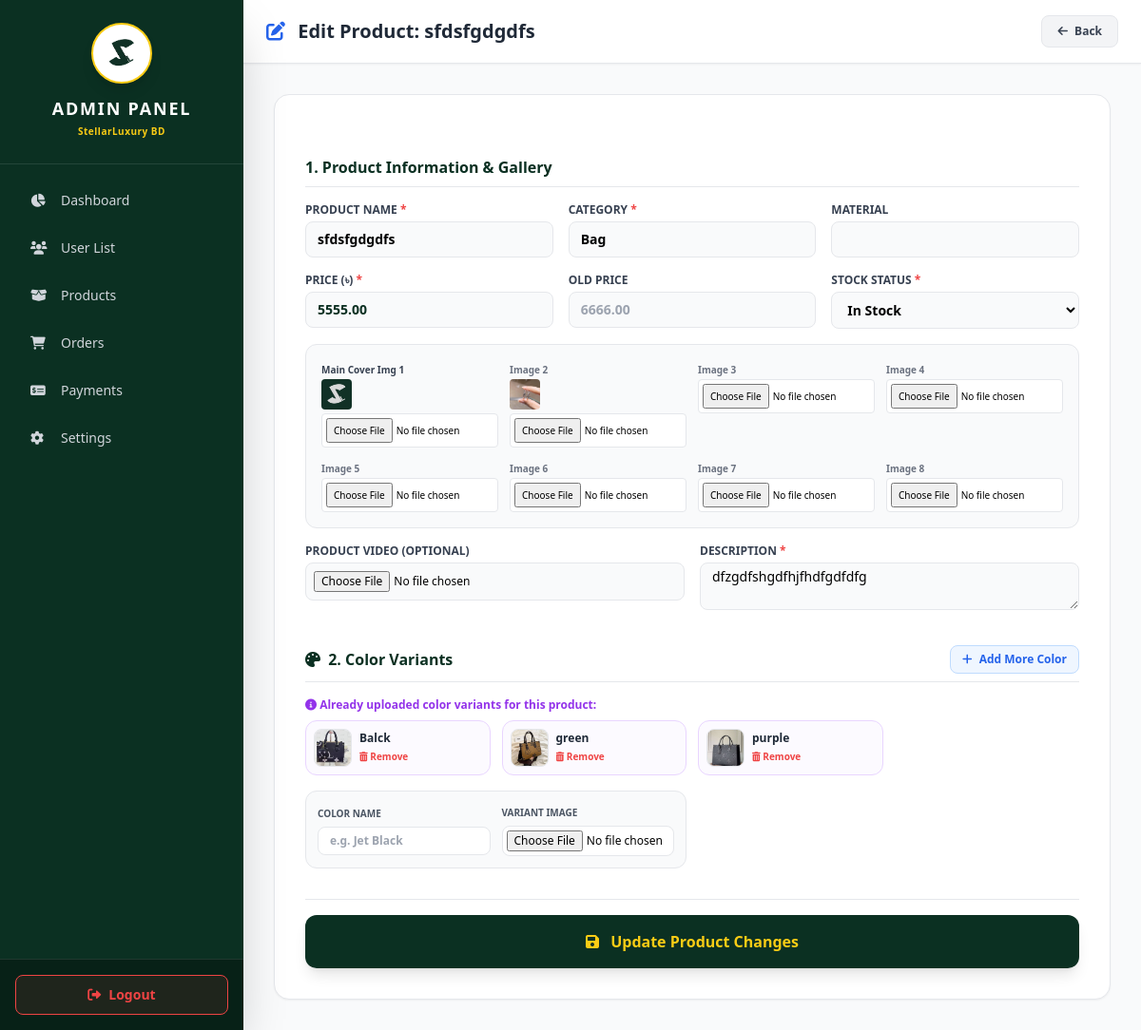
The page /admin/add_variant_product.php?edit=13 (signed in) on the database its author committed.
### tables this page shows
CREATE TABLE `products` (
  `id` int(11) NOT NULL,
  `name` varchar(255) NOT NULL,
  `category` varchar(100) NOT NULL,
  `material` varchar(100) NOT NULL,
  `price` decimal(10,2) NOT NULL,
  `old_price` decimal(10,2) DEFAULT NULL,
  `stock_status` varchar(50) NOT NULL,
  `image` varchar(255) NOT NULL,
  `video` varchar(255) DEFAULT NULL,
  `image2` varchar(255) DEFAULT NULL,
  `image3` varchar(255) DEFAULT NULL,
  `image4` varchar(255) DEFAULT NULL,
  `image5` varchar(255) DEFAULT NULL,
  `image6` varchar(255) DEFAULT NULL,
  `image7` varchar(255) DEFAULT NULL,
  `image8` varchar(255) DEFAULT NULL,
  `description` text NOT NULL
);

CREATE TABLE `product_color_variants` (
  `id` int(11) NOT NULL,
  `product_id` int(11) NOT NULL,
  `variant_image` varchar(255) NOT NULL,
  `color_name` varchar(100) NOT NULL,
  `created_at` timestamp NOT NULL DEFAULT current_timestamp()
);

### admin/add_variant_product.php (the view, shortened to what this page needs)
<?php
include '../db.php';
$edit_mode = false;
$product = [
    'name' => '', 'category' => '', 'material' => '', 'price' => '',
    'old_price' => '', 'stock_status' => 'In Stock', 'description' => '',
    'image' => '', 'image2' => '', 'image3' => '', 'image4' => '',
    'image5' => '', 'image6' => '', 'image7' => '', 'image8' => '', 'video' => ''
];
$existing_variants = [];
if(isset($_GET['edit'])) {
    $edit_id = (int)$_GET['edit'];
    $res = $conn->query("SELECT * FROM products WHERE id = $edit_id");
    if($res->num_rows > 0) {
        $product = $res->fetch_assoc();
        $edit_mode = true;
        $v_res = $conn->query("SELECT * FROM product_color_variants WHERE product_id = $edit_id");
        while($v = $v_res->fetch_assoc()) {
            $existing_variants[] = $v;
        }
    }
}
?>
<!DOCTYPE html>
<html lang="en">
<head>
    <script src="https://cdn.tailwindcss.com"></script>
    <link rel="stylesheet" href="https://cdnjs.cloudflare.com/ajax/libs/font-awesome/6.0.0/css/all.min.css">
</head>
<body class="bg-gray-50 flex flex-col md:flex-row h-screen overflow-hidden text-sm font-sans">
    <?php include 'sidebar.php'; ?>
    <main class="flex-1 flex flex-col h-full overflow-hidden relative">
        <header class="bg-white shadow-sm border-b border-gray-200 px-6 py-4 flex justify-between items-center z-10">
            <h1 class="text-xl font-extrabold text-gray-800">
                <i class="fas <?php echo $edit_mode ? 'fa-edit text-blue-600' : 'fa-palette text-[#0B3022];'; ?> mr-2"></i>
                <?php echo $edit_mode ? 'Edit Product: ' . htmlspecialchars($product['name']) : 'Add Color Variant Product'; ?>
            </h1>
            <a href="products.php" class="bg-gray-100 text-gray-700 px-4 py-2 rounded-lg font-bold border hover:bg-gray-200 transition text-xs"><i class="fas fa-arrow-left mr-1"></i> Back</a>
        </header>
        <div class="flex-1 overflow-y-auto p-4 md:p-8 custom-scrollbar">
            <form action="" method="POST" enctype="multipart/form-data" class="bg-white rounded-2xl shadow-sm border border-gray-200 max-w-5xl mx-auto p-6 md:p-8 space-y-8">
                <div>
                    <h3 class="text-base font-extrabold text-[#0B3022] border-b pb-2 mb-4">1. Product Information & Gallery</h3>
                    <div class="grid grid-cols-1 md:grid-cols-3 gap-4 mb-4">
                        <div>
                            <label class="block text-xs font-bold text-gray-700 uppercase mb-1">Product Name <span class="text-red-500">*</span></label>
                            <input type="text" name="name" value="<?php echo htmlspecialchars($product['name']); ?>" required class="w-full border rounded-lg px-3 py-2 font-bold outline-none bg-gray-50">
                        </div>
                        <div>
                            <label class="block text-xs font-bold text-gray-700 uppercase mb-1">Category <span class="text-red-500">*</span></label>
                            <input type="text" name="category" value="<?php echo htmlspecialchars($product['category']); ?>" required class="w-full border rounded-lg px-3 py-2 font-bold outline-none bg-gray-50">
                        </div>
                        <div>
                            <label class="block text-xs font-bold text-gray-700 uppercase mb-1">Material</label>
                            <input type="text" name="material" value="<?php echo htmlspecialchars($product['material']); ?>" class="w-full border rounded-lg px-3 py-2 font-bold outline-none bg-gray-50">
                        </div>
                        <div>
                            <label class="block text-xs font-bold text-gray-700 uppercase mb-1">Price (৳) <span class="text-red-500">*</span></label>
                            <input type="number" name="price" value="<?php echo $product['price']; ?>" required class="w-full border rounded-lg px-3 py-2 font-black text-[#0B3022] outline-none bg-gray-50">
                        </div>
                        <div>
                            <label class="block text-xs font-bold text-gray-700 uppercase mb-1">Old Price</label>
                            <input type="number" name="old_price" value="<?php echo $product['old_price']; ?>" class="w-full border rounded-lg px-3 py-2 font-bold text-gray-400 outline-none bg-gray-50">
                        </div>
                        <div>
                            <label class="block text-xs font-bold text-gray-700 uppercase mb-1">Stock Status <span class="text-red-500">*</span></label>
                            <select name="stock_status" required class="w-full border rounded-lg px-3 py-2 font-bold outline-none bg-gray-50">
                                <option value="In Stock" <?php if($product['stock_status']=='In Stock') echo 'selected'; ?>>In Stock</option>
                            </select>
                        </div>
                    </div>
                    <div class="grid grid-cols-2 md:grid-cols-4 gap-3 bg-gray-50 p-4 rounded-xl border mb-4">
                        <div>
                            <label class="block text-[10px] font-bold text-gray-700">Main Cover Img 1</label>
                            <?php if(!empty($product['image'])): ?><img src="../<?php echo $product['image']; ?>" class="w-8 h-8 object-cover rounded mb-1"><?php endif; ?>
                            <input type="file" name="image" accept="image/*" class="w-full text-[10px] bg-white border p-1 rounded cursor-pointer">
                        </div>
                        <?php for($i=2; $i<=8; $i++): ?>
                        <div>
                            <label class="block text-[10px] font-bold text-gray-500">Image <?php echo $i; ?></label>
                            <?php if(!empty($product["image$i"])): ?><img src="../<?php echo $product["image$i"]; ?>" class="w-8 h-8 object-cover rounded mb-1"><?php endif; ?>
                            <input type="file" name="image<?php echo $i; ?>" accept="image/*" class="w-full text-[10px] bg-white border p-1 rounded cursor-pointer">
                        </div>
                        <?php endfor; ?>
                    </div>
                    <div class="grid grid-cols-1 md:grid-cols-2 gap-4">
                        <div>
                            <label class="block text-xs font-bold text-gray-700 uppercase mb-1">Product Video (Optional)</label>
                            <input type="file" name="video" accept="video/*" class="w-full border rounded-lg p-2 text-xs bg-gray-50 cursor-pointer">
                        </div>
                        <div>
                            <label class="block text-xs font-bold text-gray-700 uppercase mb-1">Description <span class="text-red-500">*</span></label>
                            <textarea name="description" rows="2" required class="w-full border rounded-lg px-3 py-1 font-medium outline-none bg-gray-50"><?php echo htmlspecialchars($product['description']); ?></textarea>
                        </div>
                    </div>
                </div>
                <div>
                    <div class="flex justify-between items-center border-b pb-2 mb-4">
                        <h3 class="text-base font-extrabold text-[#0B3022]"><i class="fas fa-palette mr-1"></i> 2. Color Variants</h3>
                        <button type="button" onclick="addVariantRow()" class="bg-blue-50 text-blue-600 border border-blue-200 px-3 py-1.5 rounded-lg text-xs font-bold hover:bg-blue-600 hover:text-white transition"><i class="fas fa-plus mr-1"></i> Add More Color</button>
                    </div>
                    <?php if($edit_mode && count($existing_variants) > 0): ?>
                    <p class="text-xs font-bold text-purple-600 mb-2"><i class="fas fa-info-circle"></i> Already uploaded color variants for this product:</p>
                    <div class="grid grid-cols-2 md:grid-cols-4 gap-3 mb-4">
                        <?php foreach($existing_variants as $ev): ?>
                        <div class="bg-purple-50/50 p-2 rounded-xl border border-purple-200 flex items-center gap-2">
                            <img src="../<?php echo $ev['variant_image']; ?>" class="w-10 h-10 object-cover rounded-lg border">
                            <div class="overflow-hidden">
                                <p class="text-xs font-black text-gray-800 truncate"><?php echo htmlspecialchars($ev['color_name']); ?></p>
                                <a href="delete_variant.php?id=<?php echo $ev['id']; ?>&product_id=<?php echo $product['id']; ?>" onclick="return confirm('Delete this color variant?');" class="text-[10px] text-red-500 hover:underline font-bold"><i class="fas fa-trash-alt"></i> Remove</a>
                            </div>
                        </div>
                        <?php endforeach; ?>
                    </div>
                    <?php endif; ?>
                    <div id="variantContainer" class="grid grid-cols-1 md:grid-cols-2 gap-3">
                        <div class="bg-gray-50 p-3 rounded-xl border border-gray-200 variant-row flex items-center gap-3">
                            <div class="flex-1">
                                <label class="block text-[10px] font-bold text-gray-600 uppercase mb-1">Color Name</label>
                                <input type="text" name="color_names[]" placeholder="e.g. Jet Black" class="w-full border rounded-lg px-3 py-1.5 text-xs font-bold bg-white outline-none">
                            </div>
                            <div class="flex-1">
                                <label class="block text-[10px] font-bold text-gray-600 uppercase mb-1">Variant Image</label>
                                <input type="file" name="color_images[]" accept="image/*" class="w-full border rounded-lg p-1 text-xs bg-white cursor-pointer">
                            </div>
                        </div>
                    </div>
                </div>
                <div class="pt-4 border-t">
                    <button type="submit" name="save_variant_product" class="w-full bg-[#0B3022] text-[#facc15] py-4 rounded-xl font-extrabold hover:bg-[#072117] transition shadow-lg text-base">
                        <i class="fas fa-save mr-2"></i> <?php echo $edit_mode ? 'Update Product Changes' : 'Publish Product'; ?>
                    </button>
                </div>
            </form>
        </div>
    </main>
</body>
</html>

### rows shown on the page
products: name "sfdsfgdgdfs", category "Bag", price "5555.00", old_price "6666.00", stock_status "In Stock", image (picture), image2 (picture), description "dfzgdfshgdfhjfhdfgdfdfg"
product_color_variants: variant_image (picture), color_name "Balck"
product_color_variants: variant_image (picture), color_name "green"
product_color_variants: variant_image (picture), color_name "purple"
